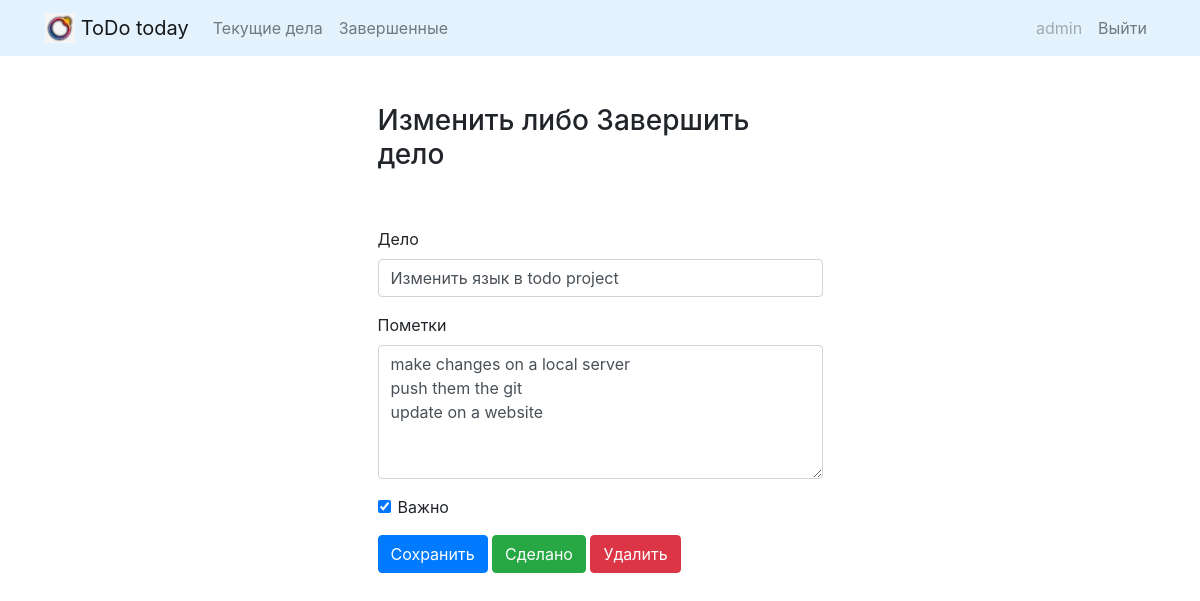
/todo/12 (signed in), run on the app's committed database.
### todo/models.py (models this page shows, shortened)
class Todo(models.Model):
	title = models.CharField(max_length=100)
	created = models.DateTimeField(auto_now_add=True)
	memo = models.TextField(max_length=500, blank=True)
	datecompleted = models.DateTimeField(null=True, blank=True)
	important = models.BooleanField(default=False)
	user = models.ForeignKey(User, on_delete=models.CASCADE)

### todo/views.py (the view, shortened to what this page needs)
# urls.py: path('todo/<int:todo_pk>', views.viewtodo, name='viewtodo'),
@login_required
def viewtodo(request, todo_pk):
    todo = get_object_or_404(Todo, pk=todo_pk, user=request.user)
    if request.method == 'GET':
        form = TodoForm(instance=todo)
        return render(request, 'todo/viewtodo.html', {'todo':todo, 'form':form})

### todo/forms.py
class TodoForm(ModelForm):
	class Meta:
		model = Todo
		fields = ['title', 'memo', 'important']

### todo/templates/todo/viewtodo.html (shortened to what this page needs)
{% extends "todo/base.html" %}
{% block content %}
    <div class="row justify-content-center mt-5">
        <div class="col-md-5">
            {% if todo.datecompleted %}
            <h3>Завершенное дело</h3>
            {% else %}
            <h3>Изменить либо Завершить дело</h3>
            {% endif %}
        </div>
    </div>
    <div class="row justify-content-center mt-5">
        <div class="col-md-5">
            <form method="POST">
                <div class="form-group">
                    <label for="title">Дело</label>
                    <input type="text" name="title" class="form-control" id="title" value="{{ todo.title }}" required>
                </div>
                <div class="form-group">
                    <label for="memo">Пометки</label>
                    <textarea name="memo" rows="5" class="form-control" id="memo" >{{ todo.memo }}</textarea>
                </div>
                <div class="form-group form-check">
                    <input type="checkbox" name="important" class="form-check-input" id="important" {% if todo.important %}checked{% endif %}>
                    <label class="form-check-label" for="important">Важно</label>
                </div>
                {% if todo.datecompleted %}
                    <a role="button" type="submit" class="btn btn-primary" href="{% url 'completedtodos' %}">Сохранить</a>
                    <button type="button" class="btn btn-danger" onclick="$('#delete').click()">Удалить</button>
                {% else %}
                    <button type="submit" class="btn btn-primary">Сохранить</button>
                    <button type="button" class="btn btn-success" onclick="$('#complete').click()">Сделано</button>
                    <button type="button" class="btn btn-danger" onclick="$('#delete').click()">Удалить</button>
                {% endif %}
            </form>
        </div>
    </div>
{% endblock %}

### todo/templates/todo/base.html (shortened to what this page needs)
{% load static %}
<!doctype html>
<html lang="en">
<head>
    <link rel="stylesheet" href="https://stackpath.bootstrapcdn.com/bootstrap/4.4.1/css/bootstrap.min.css">
</head>
<body>
<nav class="navbar navbar-expand-md navbar-light" style="background-color: #e3f2fd;">
<div class="container">
    <a class="navbar-brand" href="{% url 'home' %}">
         <img src="{% static 'todo/logo.png' %}" width="30" height="30" class="d-inline-block align-top">
        <span>ToDo today</span>
    </a>
    <div class="collapse navbar-collapse" id="navbarNav">
    {% if user.is_authenticated %}
        <ul class="navbar-nav mr-auto">
                <li class="nav-item {{ current }}">
                    <a class="nav-link" href="{% url 'currenttodos' %}">Текущие дела</a>
                </li>
                <li class="nav-item {{ completed }}">
                    <a class="nav-link" href="{% url 'completedtodos' %}">Завершенные</a>
                </li>
        </ul>
    {% endif %}
    <ul class="navbar-nav ml-auto">
            {% if user.is_authenticated %}
                <li class="nav-item">
                    <li class="nav-item">
                        <a class="nav-link disabled" href="#">{{ user.username }}</a>
                    </li>
                    <a href="#" onclick="$('#signOutBtn').click()" class="nav-link">Выйти</a>
                </li>
            {% endif %}
        </ul>
    </div>
</div>
</nav>
<div class="container">
{% block content %}{% endblock %}
</div>
</body>
</html>

### data on the page
Todo: title "Изменить язык в todo project", memo "make changes on a local server push them the git update on a website", important "☑"

### other printed values
{{ user.username }} "admin"
